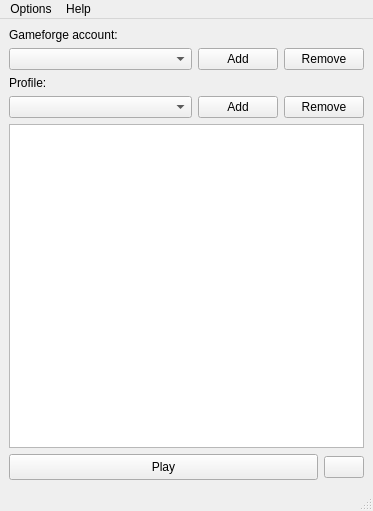
<?xml version="1.0" encoding="UTF-8"?>
<ui version="4.0">
 <class>MainWindow</class>
 <widget class="QMainWindow" name="MainWindow">
  <property name="geometry">
   <rect>
    <x>0</x>
    <y>0</y>
    <width>373</width>
    <height>511</height>
   </rect>
  </property>
  <property name="windowTitle">
   <string>Gfless Client</string>
  </property>
  <property name="windowIcon">
   <iconset resource="../../resources.qrc">
    <normaloff>:/resources/gfless_icon.png</normaloff>:/resources/gfless_icon.png</iconset>
  </property>
  <widget class="QWidget" name="centralwidget">
   <layout class="QVBoxLayout" name="verticalLayout_2">
    <item>
     <layout class="QVBoxLayout" name="verticalLayout">
      <item>
       <widget class="QLabel" name="label_3">
        <property name="text">
         <string>Gameforge account:</string>
        </property>
       </widget>
      </item>
      <item>
       <layout class="QHBoxLayout" name="horizontalLayout_2" stretch="1,0,0">
        <item>
         <widget class="QComboBox" name="gameforgeAccountComboBox"/>
        </item>
        <item>
         <widget class="QPushButton" name="addGameforgeAccountButton">
          <property name="text">
           <string>Add</string>
          </property>
         </widget>
        </item>
        <item>
         <widget class="QPushButton" name="removeGameforgeAccountButton">
          <property name="text">
           <string>Remove</string>
          </property>
         </widget>
        </item>
       </layout>
      </item>
      <item>
       <widget class="QLabel" name="label">
        <property name="text">
         <string>Profile:</string>
        </property>
       </widget>
      </item>
      <item>
       <layout class="QHBoxLayout" name="horizontalLayout" stretch="1,0,0">
        <item>
         <widget class="QComboBox" name="profileComboBox">
          <property name="currentText">
           <string/>
          </property>
         </widget>
        </item>
        <item>
         <widget class="QPushButton" name="addProfileButton">
          <property name="text">
           <string>Add</string>
          </property>
         </widget>
        </item>
        <item>
         <widget class="QPushButton" name="removeProfileButton">
          <property name="text">
           <string>Remove</string>
          </property>
         </widget>
        </item>
       </layout>
      </item>
     </layout>
    </item>
    <item>
     <widget class="QListWidget" name="accountsListWidget">
      <property name="dragEnabled">
       <bool>false</bool>
      </property>
      <property name="dragDropMode">
       <enum>QAbstractItemView::NoDragDrop</enum>
      </property>
      <property name="selectionMode">
       <enum>QAbstractItemView::ExtendedSelection</enum>
      </property>
      <property name="uniformItemSizes">
       <bool>false</bool>
      </property>
     </widget>
    </item>
    <item>
     <layout class="QHBoxLayout" name="horizontalLayout_3" stretch="1,0">
      <item>
       <widget class="QPushButton" name="openAccountsButton">
        <property name="minimumSize">
         <size>
          <width>0</width>
          <height>26</height>
         </size>
        </property>
        <property name="text">
         <string>Play</string>
        </property>
       </widget>
      </item>
      <item>
       <widget class="QPushButton" name="gameSettingsButton">
        <property name="text">
         <string/>
        </property>
        <property name="icon">
         <iconset resource="../../resources.qrc">
          <normaloff>:/resources/settings_icon.png</normaloff>:/resources/settings_icon.png</iconset>
        </property>
        <property name="iconSize">
         <size>
          <width>20</width>
          <height>20</height>
         </size>
        </property>
       </widget>
      </item>
     </layout>
    </item>
   </layout>
  </widget>
  <widget class="QMenuBar" name="menubar">
   <property name="geometry">
    <rect>
     <x>0</x>
     <y>0</y>
     <width>373</width>
     <height>21</height>
    </rect>
   </property>
   <widget class="QMenu" name="menuSettings">
    <property name="title">
     <string>Options</string>
    </property>
    <addaction name="actionSave_profiles"/>
    <addaction name="actionIdentity_generator"/>
    <addaction name="actionSettings"/>
   </widget>
   <widget class="QMenu" name="menuHelp">
    <property name="title">
     <string>Help</string>
    </property>
    <addaction name="actionGet_help"/>
    <addaction name="separator"/>
    <addaction name="actionAbout_3"/>
    <addaction name="actionAbout_Qt"/>
   </widget>
   <addaction name="menuSettings"/>
   <addaction name="menuHelp"/>
  </widget>
  <widget class="QStatusBar" name="statusbar"/>
  <action name="actionSettings">
   <property name="text">
    <string>Settings</string>
   </property>
  </action>
  <action name="actionGet_help">
   <property name="text">
    <string>Get help</string>
   </property>
  </action>
  <action name="actionAbout_3">
   <property name="text">
    <string>About</string>
   </property>
  </action>
  <action name="actionAbout_Qt">
   <property name="text">
    <string>About Qt</string>
   </property>
  </action>
  <action name="actionSave_profiles">
   <property name="text">
    <string>Save profiles</string>
   </property>
  </action>
  <action name="actionIdentity_generator">
   <property name="text">
    <string>Identity generator</string>
   </property>
  </action>
 </widget>
 <resources>
  <include location="../../resources.qrc"/>
 </resources>
 <connections/>
</ui>
